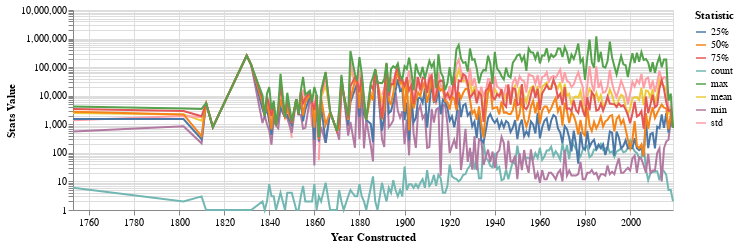

The notebook cell saved with this chart:
### Code cell
dropdown = alt.binding_select(options=["mean", "min", "25%", "50%", "75%", "max"], name="Statistic")
selection = alt.selection_point(fields=["Statistic"], bind=dropdown)
color = alt.condition(selection, alt.Color("Statistic:N"), alt.value("lightgray"))
opacity = alt.condition(selection, alt.value(1.0), alt.value(0.33))

linechart = alt.Chart(stats_melt).mark_line().encode(
    alt.Y("Stats Value:Q", scale=alt.Scale(type="log")),
    alt.X("Year Constructed:T"),
    color=color,
    opacity=opacity
).properties(
    height=200,
    width=600
).add_params(
    selection
)
linechart

### Figure 1 — Vega-Lite specification as saved in the notebook (floating-point values rounded to 4 significant figures; data arrays with more than 128 entries replaced by an {"elided": "..."} marker saying what was removed)
{"config": {"view": {"continuousWidth": 300, "continuousHeight": 300}}, "data": {"name": "data-a7ce425a4822040dc51a06d48750b39e"}, "mark": {"type": "line"}, "encoding": {"color": {"condition": {"param": "param_1", "field": "Statistic", "type": "nominal"}, "value": "lightgray"}, "opacity": {"condition": {"param": "param_1", "value": 1.0}, "value": 0.33}, "x": {"field": "Year Constructed", "type": "temporal"}, "y": {"field": "Stats Value", "scale": {"type": "log"}, "type": "quantitative"}}, "height": 200, "params": [{"name": "param_1", "select": {"type": "point", "fields": ["Statistic"]}, "bind": {"input": "select", "options": ["mean", "min", "25%", "50%", "75%", "max"], "name": "Statistic"}}], "width": 600, "$schema": "https://vega.github.io/schema/vega-lite/v5.20.1.json", "datasets": {"data-a7ce425a4822040dc51a06d48750b39e": {"elided": "1424 records"}}}
